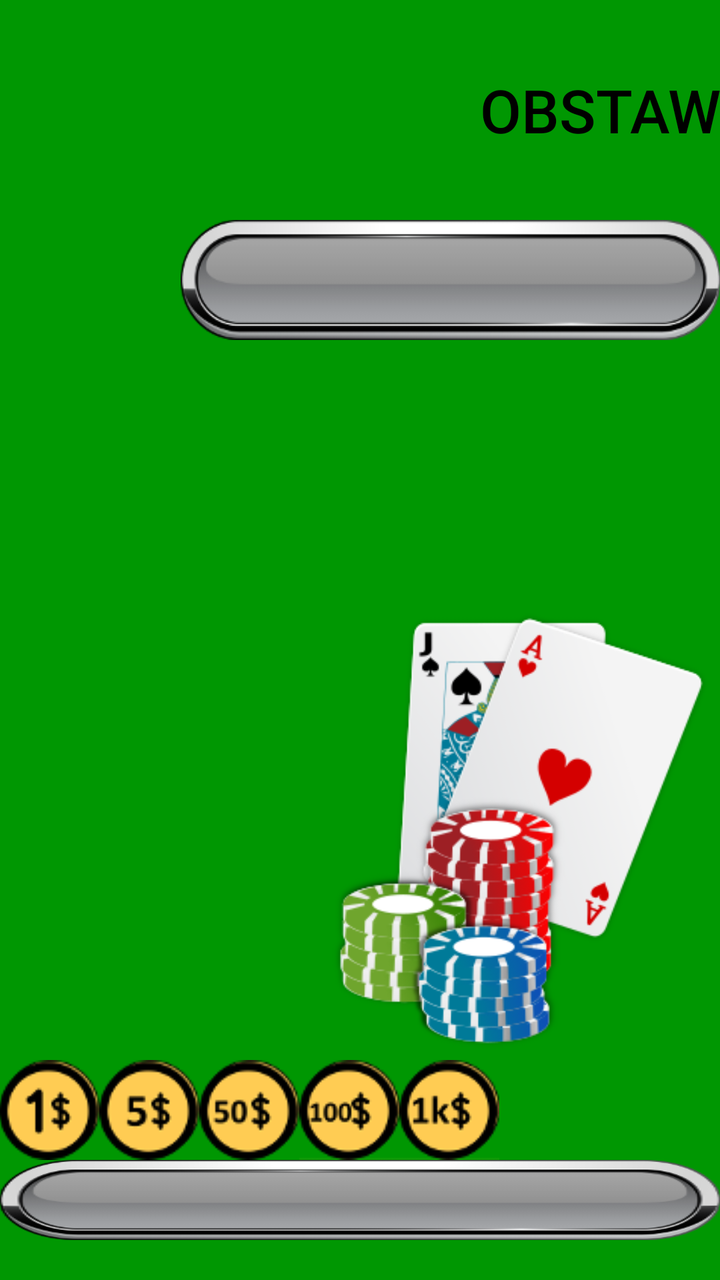
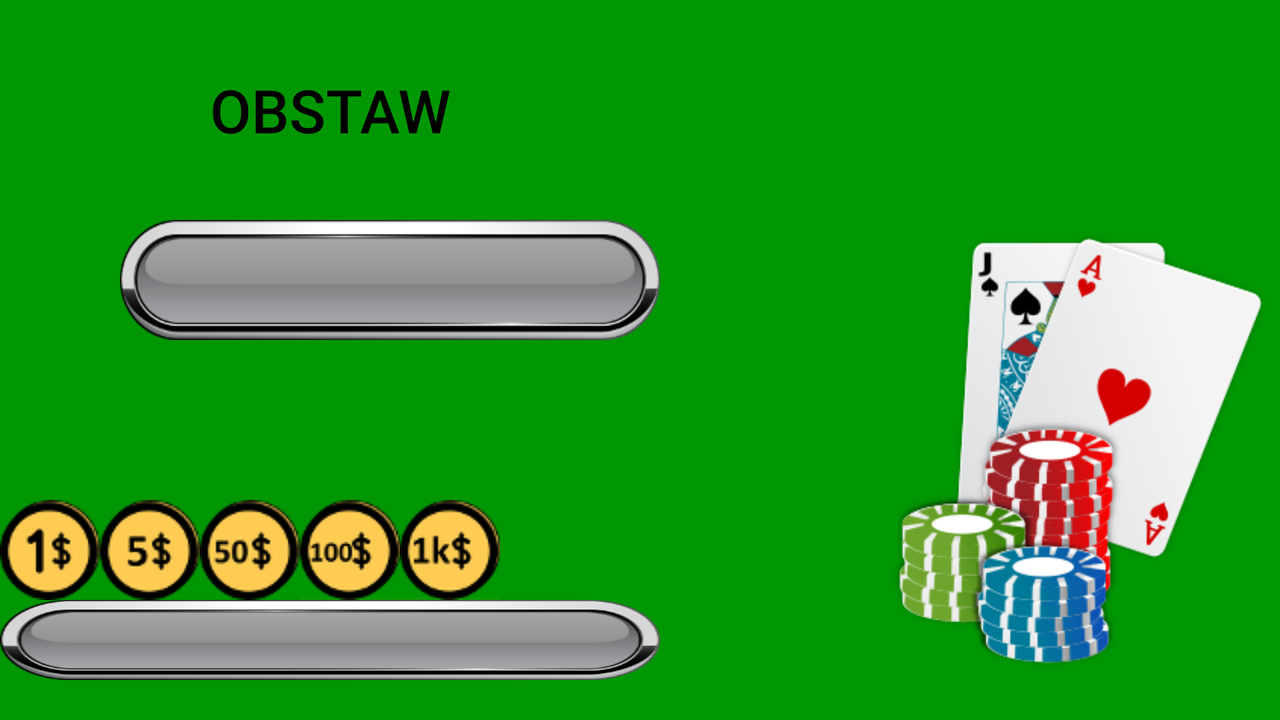

First picture: res/layout/ on a phone held upright. Second picture: the repository's own variant of that layout, on a device whose configuration matches the variant's folder. Source for both follows.
<!-- AndroidManifest.xml: application theme AppTheme -->
<!-- res/layout/obstawianie.xml -->
<?xml version="1.0" encoding="utf-8"?>
<RelativeLayout xmlns:android="http://schemas.android.com/apk/res/android"
    xmlns:app="http://schemas.android.com/apk/res-auto"
    xmlns:tools="http://schemas.android.com/tools"
    android:layout_width="match_parent"
    android:layout_height="match_parent"
    android:paddingBottom="@dimen/activity_vertical_margin"
    android:paddingLeft="@dimen/activity_horizontal_margin"
    android:paddingRight="@dimen/activity_horizontal_margin"
    android:paddingTop="@dimen/activity_vertical_margin"
    tools:context="com.example.asuss.blackjack3.Zaklad"
    android:background="#009702"
    android:clickable="false">

    <LinearLayout
        android:layout_width="wrap_content"
        android:layout_height="wrap_content"
        android:layout_above="@+id/budzet"
        android:layout_alignParentStart="true"
        android:id="@+id/linearLayout">
        <ImageButton
            android:layout_width="50dp"
            android:layout_height="50dp"
            android:id="@+id/jeden"
            android:onClick="jeden"
            android:background="@drawable/jeden"
            android:clickable="true"
            android:contentDescription="@string/desc_jeden"/>

        <ImageButton
            android:layout_width="50sp"
            android:layout_height="50sp"
            android:id="@+id/piec"
            android:onClick="piec"
            android:background="@drawable/piec"
            android:clickable="true"
            android:contentDescription="@string/desc_piec"/>

        <ImageButton
            android:layout_width="50dp"
            android:layout_height="50dp"
            android:id="@+id/piecdziesiat"
            android:onClick="piecdziesiat"
            android:clickable="true"
            android:background="@drawable/piecdziesiat"
            android:contentDescription="@string/desc_piecdz"/>

        <ImageButton
            android:layout_width="50dp"
            android:layout_height="50dp"
            android:id="@+id/sto"
            android:onClick="sto"
            android:clickable="true"
            android:background="@drawable/sto"
            android:contentDescription="@string/desc_sto"/>

        <ImageButton
            android:layout_width="50dp"
            android:layout_height="50dp"
            android:id="@+id/tysiac"
            android:onClick="tysiac"
            android:clickable="true"
            android:background="@drawable/tysiac"
            android:contentDescription="@string/desc_tysiac"/>
    </LinearLayout>



    <ImageButton
        android:layout_width="60dp"
        android:layout_height="60dp"
        android:id="@+id/zwroc"
        android:background="@drawable/zwroc"
        android:clickable="true"
        android:onClick="zwroc"
        android:contentDescription="@string/desc_zwroc"
        android:layout_below="@+id/button"
        android:layout_alignParentStart="true"
        android:visibility="invisible" />

    <Button
        android:layout_width="wrap_content"
        android:layout_height="110sp"
        android:text="@string/obstaw"
        android:onClick="obstaw"
        android:id="@+id/button"
        android:background="@drawable/green"
        android:textColor="#000000"
        android:textSize="30sp"
        android:clickable="true"
        android:layout_alignParentTop="true"
        android:layout_alignParentEnd="true"
        android:visibility="visible" />

    <TextView
        android:layout_width="270sp"
        android:layout_height="60sp"
        android:id="@+id/kasa"
        android:background="@drawable/gray"
        android:elegantTextHeight="false"
        android:textColor="#000000"
        android:textSize="40sp"
        android:textAlignment="center"
        android:layout_below="@+id/button"
        android:layout_alignParentEnd="true" />

    <TextView
        android:layout_width="150sp"
        android:layout_height="40sp"
        android:id="@+id/budzet"
        android:background="@drawable/gray"
        android:textSize="30sp"
        android:textColor="#000000"
        android:layout_alignParentBottom="true"
        android:layout_alignParentStart="true"
        android:layout_alignEnd="@+id/imageView"
        android:textAlignment="center"
        android:layout_marginBottom="20sp" />

    <ImageView
        android:layout_width="200dp"
        android:layout_height="230dp"
        android:id="@+id/imageView"
        android:background="@drawable/blackjack"
        android:layout_above="@+id/linearLayout"
        android:layout_alignParentEnd="true"
        android:contentDescription="@string/desc_dzban"/>
</RelativeLayout>
<!-- resources referenced by this layout -->
<resources>
  <!-- drawable blackjack: png bitmap (drawable, 44642 bytes) -->
  <!-- drawable gray: png bitmap (drawable, 11244 bytes) -->
  <!-- drawable jeden: png bitmap (drawable, 2820 bytes) -->
  <!-- drawable piec: png bitmap (drawable, 3516 bytes) -->
  <!-- drawable piecdziesiat: png bitmap (drawable, 3690 bytes) -->
  <!-- drawable sto: png bitmap (drawable, 3672 bytes) -->
  <!-- drawable tysiac: png bitmap (drawable, 3521 bytes) -->
  <!-- drawable zwroc: png bitmap (drawable, 1942 bytes) -->
  <string name="desc_dzban">desc_dzban</string>
  <string name="desc_jeden">desc_jeden</string>
  <string name="desc_piec">desc_piec</string>
  <string name="desc_piecdz">desc_piecdz</string>
  <string name="desc_sto">desc_sto</string>
  <string name="desc_tysiac">desc_tysiac</string>
  <string name="desc_zwroc">desc_zwroc</string>
  <string name="obstaw">OBSTAW</string>
  <style name="AppTheme" parent="Theme.AppCompat.Light.DarkActionBar">
          
          <item name="colorPrimary">@color/colorPrimary</item>
          <item name="colorPrimaryDark">@color/colorPrimaryDark</item>
          <item name="colorAccent">@color/colorAccent</item>
      </style>
  <color name="colorPrimary">#009702</color>
  <color name="colorPrimaryDark">#009702</color>
  <color name="colorAccent">#000000</color>
</resources>
<!-- res/layout-land/obstawianie.xml (the repository's variant of the layout above) -->
<!-- drawn on the phone turned sideways -->
<?xml version="1.0" encoding="utf-8"?>
<RelativeLayout xmlns:android="http://schemas.android.com/apk/res/android"
    android:layout_width="match_parent"
    android:layout_height="match_parent"
    xmlns:tools="http://schemas.android.com/tools"
    tools:context="com.example.asuss.blackjack3.Zaklad"
    android:background="#009702"
    android:clickable="false">

    <LinearLayout
        android:layout_width="wrap_content"
        android:layout_height="wrap_content"
        android:layout_above="@+id/budzet"
        android:layout_alignParentStart="true"
        android:id="@+id/linearLayout">
        <ImageButton
            android:layout_width="50dp"
            android:layout_height="50dp"
            android:id="@+id/jeden"
            android:onClick="jeden"
            android:background="@drawable/jeden"
            android:clickable="true"
            android:contentDescription="@string/desc_jeden"/>

        <ImageButton
            android:layout_width="50sp"
            android:layout_height="50sp"
            android:id="@+id/piec"
            android:onClick="piec"
            android:background="@drawable/piec"
            android:clickable="true"
            android:contentDescription="@string/desc_piec"/>

        <ImageButton
            android:layout_width="50dp"
            android:layout_height="50dp"
            android:id="@+id/piecdziesiat"
            android:onClick="piecdziesiat"
            android:clickable="true"
            android:background="@drawable/piecdziesiat"
            android:contentDescription="@string/desc_piecdz"/>

        <ImageButton
            android:layout_width="50dp"
            android:layout_height="50dp"
            android:id="@+id/sto"
            android:onClick="sto"
            android:clickable="true"
            android:background="@drawable/sto"
            android:contentDescription="@string/desc_sto"/>

        <ImageButton
            android:layout_width="50dp"
            android:layout_height="50dp"
            android:id="@+id/tysiac"
            android:onClick="tysiac"
            android:clickable="true"
            android:background="@drawable/tysiac"
            android:contentDescription="@string/desc_tysiac"/>
    </LinearLayout>



    <ImageButton
        android:layout_width="60dp"
        android:layout_height="60dp"
        android:id="@+id/zwroc"
        android:background="@drawable/zwroc"
        android:clickable="true"
        android:onClick="zwroc"
        android:contentDescription="@string/desc_zwroc"
        android:layout_below="@+id/button"
        android:layout_alignParentStart="true"
        android:visibility="invisible" />

    <Button
        android:layout_width="wrap_content"
        android:layout_height="110sp"
        android:text="@string/obstaw"
        android:onClick="obstaw"
        android:id="@+id/button"
        android:background="@drawable/green"
        android:textColor="#000000"
        android:textSize="30sp"
        android:clickable="true"
        android:visibility="visible"
        android:layout_alignParentTop="true"
        android:layout_alignParentStart="true"
        android:layout_alignEnd="@+id/kasa" />

    <TextView
        android:layout_width="270sp"
        android:layout_height="60sp"
        android:id="@+id/kasa"
        android:background="@drawable/gray"
        android:elegantTextHeight="false"
        android:textColor="#000000"
        android:textSize="40sp"
        android:textAlignment="center"
        android:layout_below="@+id/button"
        android:layout_toEndOf="@+id/zwroc" />

    <TextView
        android:layout_width="150sp"
        android:layout_height="40sp"
        android:id="@+id/budzet"
        android:background="@drawable/gray"
        android:textSize="30sp"
        android:textColor="#000000"
        android:layout_alignParentBottom="true"
        android:layout_alignParentStart="true"
        android:textAlignment="center"
        android:layout_marginBottom="20sp"
        android:layout_alignEnd="@+id/kasa" />

    <ImageView
        android:layout_width="200dp"
        android:layout_height="230dp"
        android:id="@+id/imageView"
        android:background="@drawable/blackjack"
        android:contentDescription="@string/desc_dzban"
        android:layout_alignBottom="@+id/budzet"
        android:layout_alignParentEnd="true" />

</RelativeLayout>
